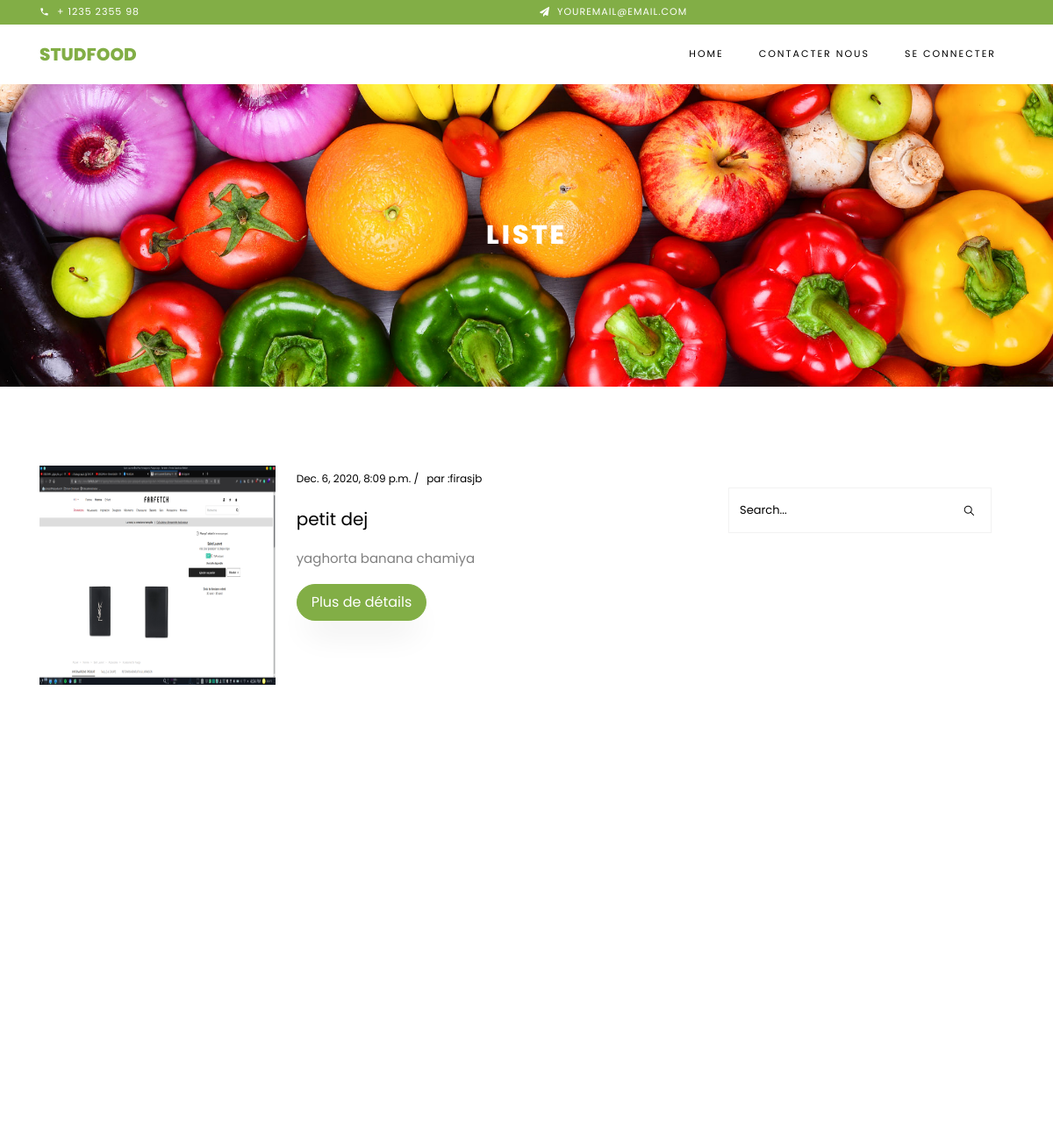
Page /home/ (upper part) on the earlier database version.
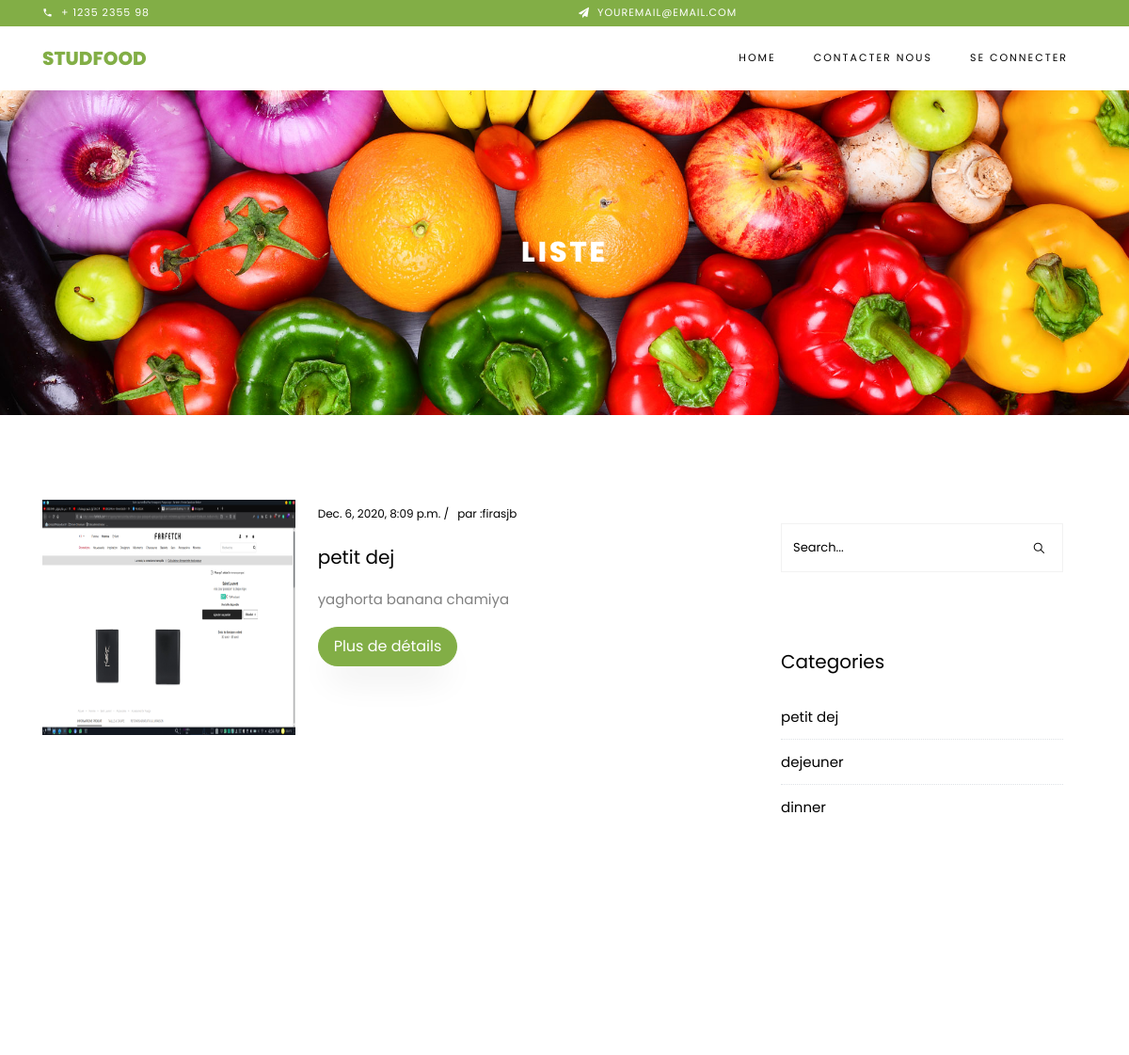
Same page on the later database version.
### studfood/models.py (models this page shows, shortened)
class FoodMenu(models.Model):
    user = models.ForeignKey(User, null=True, on_delete=models.CASCADE)
    name = models.CharField(max_length=25, null=True)
    category = models.ManyToManyField(category, null=True)
    details = models.TextField(null=True)
    date = models.DateTimeField(null=True, blank=True)
    picture1 = models.ImageField(null=True, blank=True,upload_to='images/')
    picture2 = models.ImageField(null=True, blank=True,upload_to='images/')
    picture3 = models.ImageField(null=True, blank=True,upload_to='images/')
    slug = models.SlugField(blank=True, unique=True,null=True)
    date_created = models.DateTimeField(auto_now_add=True, null=True)
    class Meta:
        verbose_name_plural = "Food-Menu"

class category(models.Model):
    name = models.CharField(max_length=50, null=True)
    def __str__(self):
        return self.name
    class Meta:
        verbose_name_plural = "Catégorie"

### studfood/views.py (the view)
# urls.py: path('home/', views.homePage, name="home-page"),
def homePage(request):
    menu_list = FoodMenu.objects.all()
    category_list = category.objects.all()
    Filter = FoodMenuFilter(request.GET, queryset=menu_list)
    menu_list = Filter.qs
    page = request.GET.get('page')
    paginator = Paginator(menu_list, 3)
    try:
        menu_list = paginator.page(page)
    except PageNotAnInteger:
        menu_list = paginator.page(1)
    except EmptyPage:
        menu_list = paginator.page(paginator.page_range)
    context = {
        'menu_list':menu_list,
        'Filter':Filter,
        'category_list':category_list
    }
    return render(request, 'acceuil.html',context)

### studfood/templates/acceuil.html (shortened to what this page needs)
{% extends "base.html" %}
{% load static %}
{% block content %}
<div class="hero-wrap hero-bread" style="background-image: url({% static 'assets/images/bg_2.jpg' %});">
    <div class="container">
      <div class="row no-gutters slider-text align-items-center justify-content-center">
        <div class="col-md-9 ftco-animate text-center">
          <h1 class="mb-0 bread">Liste</h1>
        </div>
      </div>
    </div>
  </div>
 <section class="ftco-section ftco-degree-bg">
      <div class="container">
        <div class="row">
          <div class="col-lg-8 ftco-animate">
				<div class="row">
                    {% if menu_list %}
                        {% for menu in menu_list %}
                        <div class="col-md-12 d-flex ftco-animate">
                        <div class="blog-entry align-self-stretch d-md-flex">
                        <img src="{{menu.picture1.url}}" class="block-20">
                        <div class="text d-block pl-md-4">
                            <div class="meta mb-3">
                            <div><a >{{menu.date}} /</a></div>
                            <div><a > par :{{menu.user}}</a></div>
                            </div>
                            <h3 class="heading"><a href="#">{{menu.name}}</a></h3>
                            <p>{{menu.details}}</p>
                            <p><a href="{% url 'studfood:single-menu' menu.id %}" class="btn btn-primary py-2 px-3">Plus de détails</a></p>
                        </div>
                        </div>
                    </div>
                    {% endfor %}
                    {% endif %}
                </div>
          </div>
          <div class="col-lg-4 sidebar ftco-animate">
            <div class="sidebar-box">
              <form action="#" class="search-form">
                <div class="form-group">
                  <span class="icon ion-ios-search"></span>
                  <input type="text" class="form-control" placeholder="Search...">
                </div>
              </form>
            </div>
            {% if category_list %}
            <div class="sidebar-box ftco-animate">
              <h3 class="heading">Categories</h3>
              {% for category in category_list %}
              <ul class="categories">
                <li><a href="#">{{category}}</a></li>
                {% endfor %}
              </ul>
              {% endif %}
            </div>
          </div>
        </div>
      </div>
    </section>
{% endblock %}

Differences in the rows shown:
added category: name "petit dej"
added category: name "dejeuner"
added category: name "dinner"
Other differences:
text now shown: "Categories"
